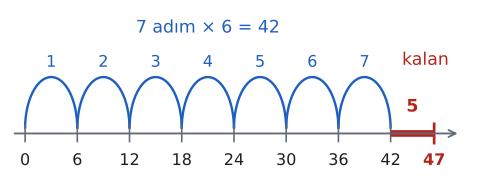

Write Python code to recreate this figure.
import sys; sys.path.insert(0, "tools")
from cizim import *

# 47'ye 0'dan 6'şar adımla gidilir: 7 tam adım 42'ye varır, kalan 5 birim bir adıma yetmez.
fig, ax = sekil(6.2, 2.4)
ax.axis("off")
ax.annotate("", xy=(50, 0), xytext=(-1.5, 0), arrowprops=dict(arrowstyle="->", color=SOLUK, lw=1.4))
for t in range(0, 43, 6):
    ax.plot([t, t], [-0.25, 0.25], color=SOLUK, lw=1.2)
    ax.text(t, -0.6, str(t), ha="center", va="top", fontsize=12, color=YAZI)
for i in range(7):
    a = i * 6
    ax.add_patch(patches.Arc((a + 3, 0.15), 6, 3.2, theta1=0, theta2=180, color=MAVI, lw=1.8))
    ax.text(a + 3, 1.95, str(i + 1), ha="center", va="bottom", fontsize=12, color=MAVI)
ax.plot([42, 47], [0, 0], color=KIRMIZI, lw=5, solid_capstyle="butt")
ax.plot([47, 47], [-0.3, 0.3], color=KIRMIZI, lw=2)
ax.text(47, -0.6, "47", ha="center", va="top", fontsize=12, color=KIRMIZI, fontweight="bold")
ax.text(44.5, 0.55, "5", ha="center", va="bottom", fontsize=13, color=KIRMIZI, fontweight="bold")
ax.text(21, 3.0, "7 adım × 6 = 42", ha="center", va="bottom", fontsize=13, color=MAVI)
ax.text(46, 2.0, "kalan", ha="center", va="bottom", fontsize=13, color=KIRMIZI)
ax.set_xlim(-2, 51); ax.set_ylim(-1.6, 3.9)
kaydet(fig, __file__)
